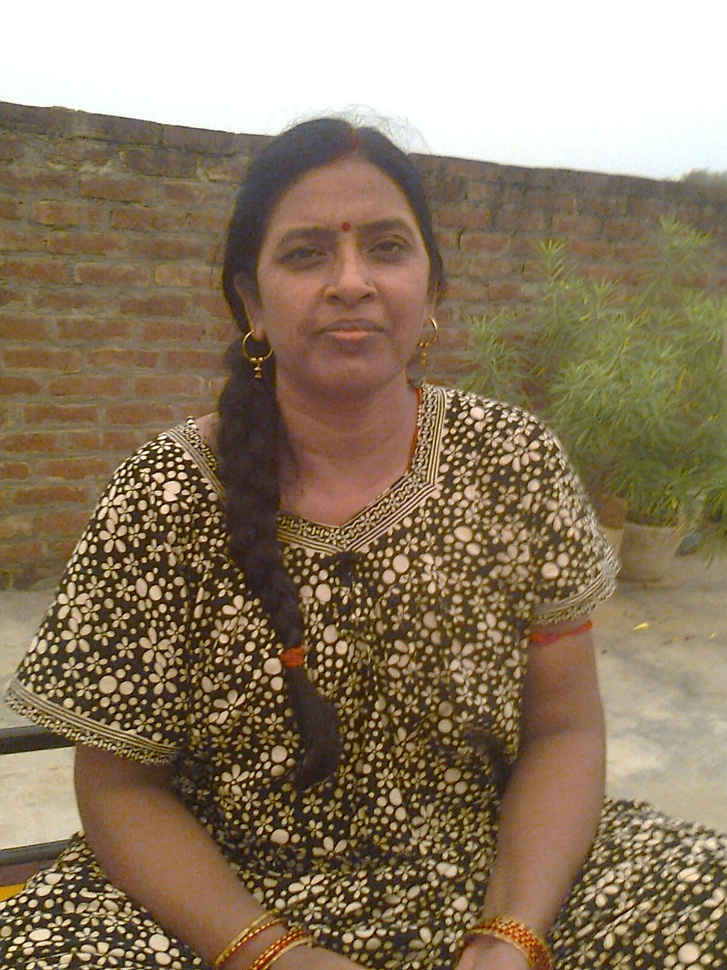
#> input picture BasicImplementations/day2-learnopencv/mom.jpg, 727 x 970 px, shrunk from 1200 x 1600 before the run
$ python sliceimage.py
#> lines starting #> are read from the running program, lines starting #| are printed output that depends on the picture
import cv2

image=cv2.imread("mom.jpg")
#> image is the input picture: shape (970, 727, 3); mean B, G, R 99, 123.4, 141
(h,w,c)=image.shape
#> h = 970; w = 727; c = 3


roi=image[100:500 , 500:1000]
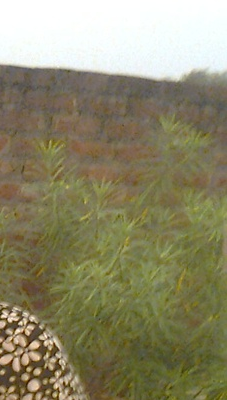
#> roi: shape (400, 227, 3); mean B, G, R 105.7, 136.6, 141.2
cv2.imshow("roi",roi)

cv2.waitKey(0)
